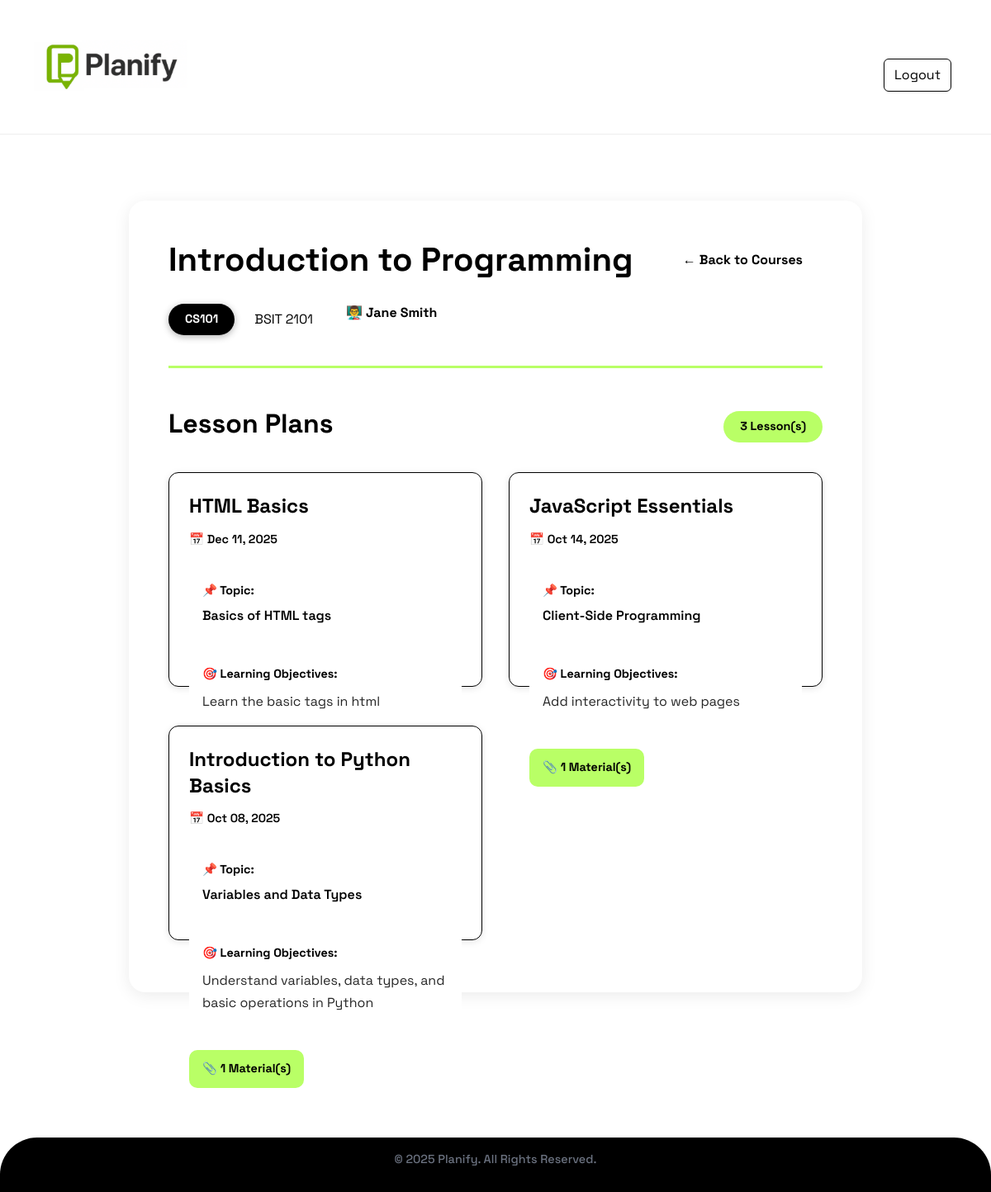
The app's page /student/course/1/lessons (signed in) with its own data.
### models.py (models this page shows, shortened)
class Course(db.Model):
    id = db.Column(db.Integer, primary_key=True)
    course_name = db.Column(db.String(100), nullable=False)
    course_code = db.Column(db.String(20), nullable=False)
    block_section = db.Column(db.String(20), nullable=False)
    description = db.Column(db.Text, nullable=True)
    educator_id = db.Column(db.Integer, db.ForeignKey('user.id'), nullable=False)
    created_at = db.Column(db.DateTime, default=datetime.utcnow)
    enrollment_code = db.Column(db.String(10), unique=True, nullable=False)
    lesson_plans = db.relationship('LessonPlan', backref='course', lazy=True, cascade='all, delete-orphan')
    enrollments = db.relationship('Enrollment', backref='course', lazy=True, cascade='all, delete-orphan')
    attendance_records = db.relationship('AttendanceRecord', backref='course', lazy=True, cascade='all, delete-orphan')

class User(db.Model, UserMixin):
    id = db.Column(db.Integer, primary_key=True)
    first_name = db.Column(db.String(20), nullable=False)
    last_name = db.Column(db.String(20), nullable=False)
    username = db.Column(db.String(20), unique=True, nullable=False)
    email = db.Column(db.String(120), unique=True, nullable=False)
    contact_number = db.Column(db.String(11), nullable=False)
    password = db.Column(db.String(255), nullable=False)
    role = db.Column(db.String(10), nullable=False)
    courses = db.relationship('Course', backref='educator', lazy=True, cascade='all, delete-orphan')
    lesson_plans = db.relationship('LessonPlan', backref='creator', lazy=True, cascade='all, delete-orphan')
    enrollments = db.relationship('Enrollment', backref='student', lazy=True, cascade='all, delete-orphan')

class LessonPlan(db.Model):
    id = db.Column(db.Integer, primary_key=True)
    title = db.Column(db.String(200), nullable=False)
    course_id = db.Column(db.Integer, db.ForeignKey('course.id'), nullable=False)
    educator_id = db.Column(db.Integer, db.ForeignKey('user.id'), nullable=False)
    objectives = db.Column(db.Text, nullable=True)
    topic = db.Column(db.String(200), nullable=True)
    description = db.Column(db.Text, nullable=True)
    created_at = db.Column(db.DateTime, default=datetime.utcnow)
    updated_at = db.Column(db.DateTime, default=datetime.utcnow, onupdate=datetime.utcnow)
    materials = db.relationship('LearningMaterial', backref='lesson_plan', lazy=True, cascade='all, delete-orphan')

### routes.py (the view)
@app.route('/student/course/<int:course_id>/lessons')
@login_required
def student_course_lessons(course_id):
    if current_user.role != 'student':
        flash("Access denied.", "error")
        return redirect(url_for('home'))
    enrollment = Enrollment.query.filter_by(
        student_id=current_user.id,
        course_id=course_id
    ).first()
    if not enrollment:
        flash("You are not enrolled in this course.", "error")
        return redirect(url_for('student_home'))
    course = Course.query.get_or_404(course_id)
    lesson_plans = LessonPlan.query.filter_by(course_id=course_id).order_by(
        LessonPlan.created_at.desc()
    ).all()
    return render_template('student_course_lessons.html',
                           course=course,
                           lesson_plans=lesson_plans)

### app.py (called while the page is built)
@login_manager.user_loader
def load_user(user_id):
    return User.query.get(int(user_id))

### templates/student_course_lessons.html (shortened to what this page needs)
{% extends "base.html" %}
{% block content %}
<div class="student-lessons-container">
    <div class="lessons-header">
        <div class="header-content">
            <h1>{{ course.course_name }}</h1>
            <div class="course-meta">
                <span class="course-code-badge">{{ course.course_code }}</span>
                <span class="block-badge">{{ course.block_section }}</span>
                <span class="educator-info">
                    👨‍🏫 {{ course.educator.first_name }} {{ course.educator.last_name }}
                </span>
            </div>
        </div>
        <a href="{{ url_for('student_courses') }}" class="stcourse-back-link">← Back to Courses</a>
    </div>
    <div class="lessons-content">
        <div class="content-header">
            <h2>Lesson Plans</h2>
            <span class="lessons-count">{{ lesson_plans|length }} Lesson(s)</span>
        </div>
        {% if lesson_plans %}
            <div class="lessons-grid">
                {% for plan in lesson_plans %}
                <div class="lesson-card">
                    <div class="lesson-card-header">
                        <div class="lesson-title-section">
                            <h3>{{ plan.title }}</h3>
                            <span class="lesson-date">
                                📅 {{ plan.created_at.strftime('%b %d, %Y') }}
                            </span>
                        </div>
                    </div>
                    <div class="lesson-card-body">
                        {% if plan.topic %}
                        <div class="lesson-info-box">
                            <span class="info-label">📌 Topic:</span>
                            <span class="info-text">{{ plan.topic }}</span>
                        </div>
                        {% endif %}
                        {% if plan.objectives %}
                        <div class="lesson-objectives">
                            <span class="objectives-label">🎯 Learning Objectives:</span>
                            <p>{{ plan.objectives[:150] }}{% if plan.objectives|length > 150 %}...{% endif %}</p>
                        </div>
                        {% endif %}
                        <div class="lesson-footer-info">
                            <div class="materials-badge">
                                📎 {{ plan.materials|length }} Material(s)
                            </div>
                        </div>
                    </div>
                    <div class="lesson-card-footer">
                        <a href="{{ url_for('student_view_lesson', plan_id=plan.id) }}"
                           class="view-lesson-btn">
                        </a>
                    </div>
                </div>
                {% endfor %}
            </div>
        {% endif %}
    </div>
</div>
{% endblock %}

### records on screen
Course: course_name "Introduction to Programming", course_code "CS101", block_section "BSIT 2101"
User: educator.first_name "Jane", educator.last_name "Smith"
LessonPlan: title "HTML Basics", created_at "Dec 11, 2025", topic "Basics of HTML tags", objectives "Learn the basic tags in html"
LessonPlan: title "JavaScript Essentials", created_at "Oct 14, 2025", topic "Client-Side Programming", objectives "Add interactivity to web pages", materials|length "1"
LessonPlan: title "Introduction to Python Basics", created_at "Oct 08, 2025", topic "Variables and Data Types", objectives "Understand variables, data types, and basic operations in Python", materials|length "1"

### other values on screen
{{ lesson_plans|length }} "3"
